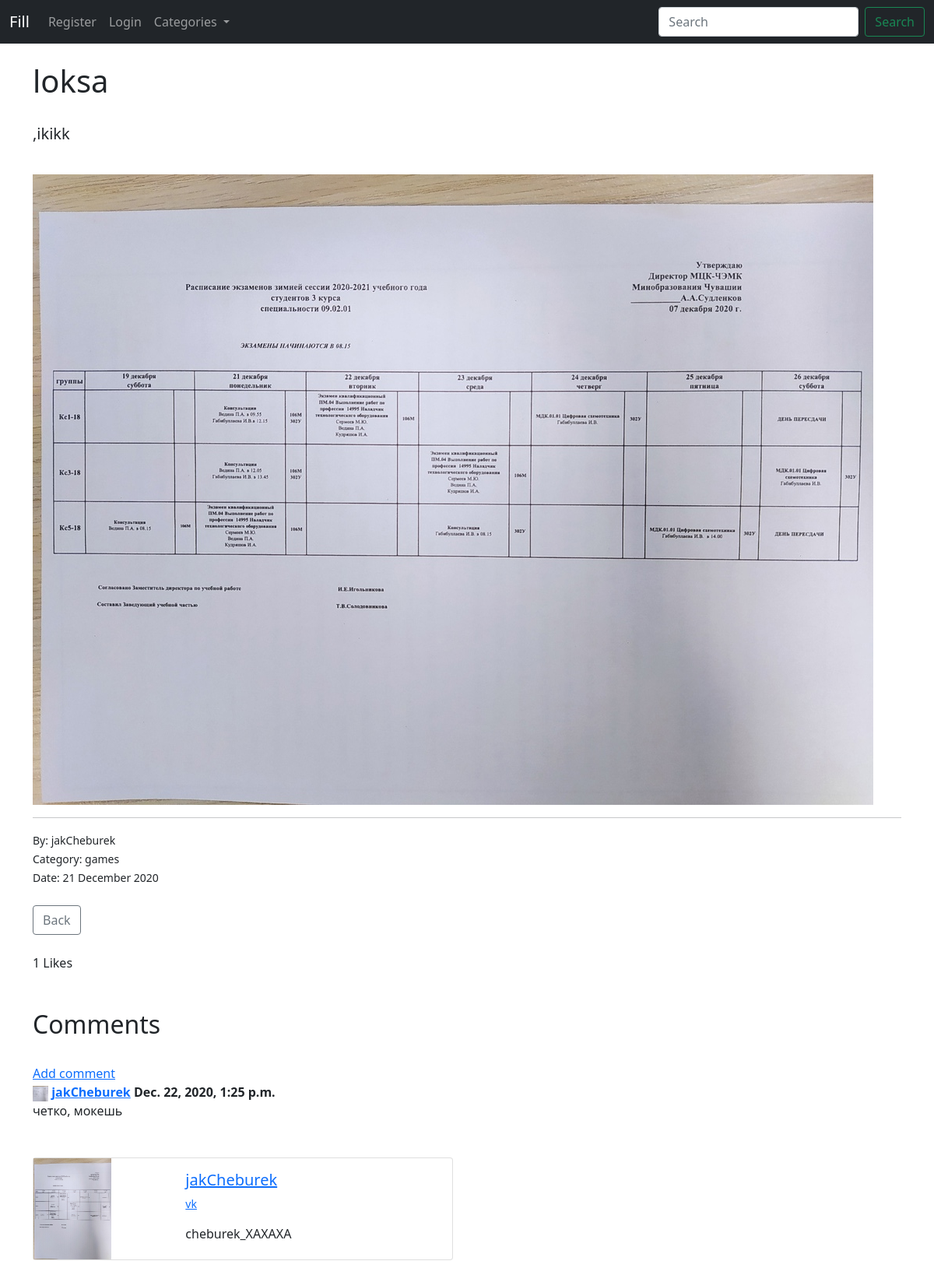
Screenshot of /article/15 with the database file from the repository.
### article/models.py (models this page shows, shortened)
class Post(models.Model):
	title = models.CharField(max_length = 150)
	textPost = RichTextField(blank=True, null = True)
	imagePost = models.ImageField(blank = True, null = True, upload_to='images/')
	author = models.ForeignKey(User, on_delete=models.CASCADE)
	date = models.DateTimeField(default=timezone.now)
	category = models.CharField(max_length = 255, default = 'memes')
	likes = models.ManyToManyField(User, related_name='blog_posts')
	def total_likes(self):
		return self.likes.count()
	def datepublished(self):
		return self.date.strftime('%d %B %Y') #d - day, B - month, Y- year

class Comment(models.Model):
	post = models.ForeignKey(Post, related_name="comments", on_delete=models.CASCADE)
	name = models.ForeignKey(User, on_delete=models.CASCADE)
	textComment = models.TextField()
	date_added = models.DateTimeField(auto_now_add =True)

class Profile(models.Model):
	user = models.OneToOneField(User, null=True, on_delete=models.CASCADE)
	status = models.TextField()
	profilePic = models.ImageField(null = True, blank = True, upload_to='profile/')
	linkvk = models.CharField(max_length=255, null=True, blank= True)

### article/views.py (the view)
# urls.py: path('article/<int:pk>', ArticleDetailView.as_view(), name='article_detail'),
class ArticleDetailView(DetailView):
	model = Post
	template_name = 'article_detail.html'
	def get_context_data(self, *args, **kwargs):
		cat_menu = Category.objects.all()
		context = super(ArticleDetailView, self).get_context_data(*args, **kwargs)
		stuff = get_object_or_404(Post, id=self.kwargs['pk'])
		total_likes=stuff.total_likes()
		liked = False
		if stuff.likes.filter(id=self.request.user.id).exists():
			liked = True
		context["total_likes"] = total_likes
		context["cat_menu"] = cat_menu
		context["liked"] = liked
		return context

### article/models.py (called while the page is built)
	def __str__(self):
		return self.name

### article/templates/article_detail.html (shortened to what this page needs)
{% extends 'base.html' %}
{% load static %}
{% block content %}
<h1>{{ post.title }}</h1>
<br/>
<h5>{{ post.textPost|safe }}</h5>
<br/>
{% if post.imagePost %}
<img src="{{ post.imagePost.url }}">
{% endif %}
<hr>
<small>	By: {{ post.author}} <br/>
		Category: {{ post.category }}	<br/>
		Date: {{ post.datepublished }}	<br/>
</small>
<br/>
	<a href="{% url 'home' %}" class="btn btn-outline-secondary">Back</a>
<br/>
<br/>
<form action="{% url 'like_post' post.pk %}" method="POST">
	{{ total_likes}} Likes
</form>
<br/><br/>
<h2>Comments</h2>
<br/>
<a href="{% url 'add_comment' post.pk %}">Add comment</a>
<br/>
{% if not post.comments.all %}
No commnet
{% else %}
{% for comment in post.comments.all %}
<strong>
  <img src="{{ comment.name.profile.profilePic.url }}" width = "20" height="20">
  <a href="{% url 'profile_page' comment.name.profile.id %}">{{ comment.name }}</a>
  {{ comment.date_added }}
</strong>
<br/>
{{ comment.textComment }}
<br/>
{% endfor %}
{% endif %}
<br/><br/>
<div class="card mb-3" style="max-width: 540px;">
  <div class="row g-0">
    <div class="col-md-4">
	{% if post.author.profile.profilePic %}
      <img src="{{ post.author.profile.profilePic.url }}" width="100" height="130">
  	{% else %}
  		<img src="{% static 'testBlog/images/default_user_img.png' %}" width="100" height="100">
	{% endif %}
    </div>
    <div class="col-md-8">
      <div class="card-body">
        <h5 class="card-title"><a href="{% url 'profile_page' post.author.profile.id %}">{{ post.author }}</a></h5>
        {% if post.author.profile.linkvk %}
        <p class="small text-muted">
        	<a href="{{ post.author.profile.linkvk }}">vk</a>
    	</p>
    	{% endif %}
        <p class="card-text">{{ post.author.profile.status }}</p>
      </div>
    </div>
  </div>
</div>
<br/>
<br/>
{% endblock %}

### article/templates/base.html (shortened to what this page needs)
<!doctype html>
<html lang="en">
  <head>
    <link href="https://cdn.jsdelivr.net/npm/bootstrap@5.0.0-beta1/dist/css/bootstrap.min.css" rel="stylesheet">
  </head>
  <body>
    <nav class="navbar navbar-expand-lg navbar-dark bg-dark">
  <div class="container-fluid">
    <a class="navbar-brand" href="{% url 'home'%}">Fill</a>
    <div class="collapse navbar-collapse" id="navbarSupportedContent">
      <ul class="navbar-nav me-auto mb-2 mb-lg-0">
        {% if user.is_authenticated %}
        <li class="nav-item">
        <a class="nav-link" href="{% url 'addPost' %}">Create Post</a>
        </li>
        <li class="nav-item">
        <a class="nav-link" href="{% url 'addCategory' %}">Add category</a>
        </li>
        <li class="nav-item">
          {% if user.profile.id %}
          <a class="nav-link" href="{% url 'profile_page' user.profile.id %}">Profile</a>
          {% else %}
          <a class="nav-link" href="{% url 'createprofile' %}">Profile</a>
          {% endif %}
        </li>
        <li class="nav-item">
          <a class="nav-link" href="{% url 'logout' %}">Logout</a>
        </li>
        {% else %}
          <li class="nav-item">
          <a class="nav-link" href="{% url 'register' %}">Register</a>
        </li>
        <li class="nav-item">
          <a class="nav-link" href="{% url 'login' %}">Login</a>
        </li>
        {% endif %}
        {% if cat_menu %}
         <li class="nav-item dropdown">
          <a class="nav-link dropdown-toggle" href="#" id="navbarDropdown" role="button" data-bs-toggle="dropdown" aria-expanded="false">
            Categories
          </a>
          {% else %}
          <li class="nav-item">
          <a class="nav-link" href="{% url 'category_list' %}">Categories</a>
          </li>
          {% endif %}
        </li>
      </ul>
      <form class="d-flex">
        <input class="form-control me-2" type="search" placeholder="Search" aria-label="Search">
        <button class="btn btn-outline-success" type="submit">Search</button>
      </form>
    </div>
  </div>
</nav>
    <div class = "container">
    <br>
    {% block content %}
    {% endblock %}
    </div>
  </body>
</html>

### rows the page displays
Post: title "loksa", textPost ",ikikk", imagePost (picture), author "jakCheburek", category "games", datepublished "21 December 2020", author.profile.profilePic (picture), author.profile.status "cheburek_XAXAXA"
Comment: name.profile.profilePic (picture), name "jakCheburek", date_added "Dec. 22, 2020, 1:25 p.m.", textComment "четко, мокешь"

### other values shown
{{ total_likes }} "1"
